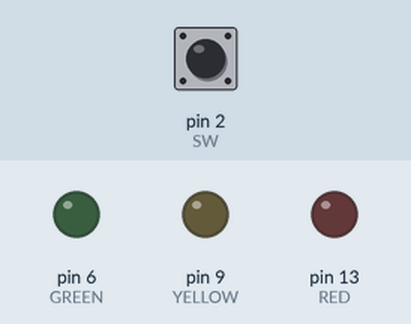
The sketch below on a simulated Arduino Uno, built with avr-gcc and run on an emulated ATmega328P. On the bench: output pins drawn as LEDs (lit = HIGH). Inputs (shaded band) come from the test bench; at power-on: pin 2 (SW) LOW.

Above: at 1.2 s.
1.3 s: pin 2 (SW) pulled HIGH for 0.15 s
At 2.4 s:
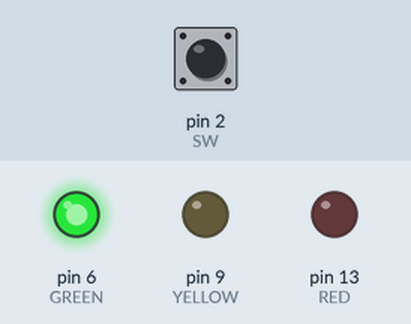
At 8.2 s:
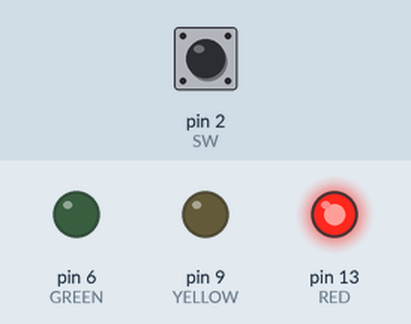
10.4 s: pin 2 (SW) pulled HIGH for 1 s
At 16.7 s:
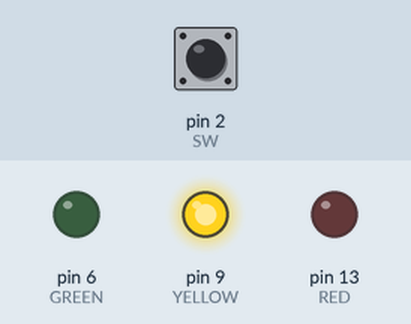
Timing chart, 0 to 22.8 s (numbered marks = the images above; inputs shaded):
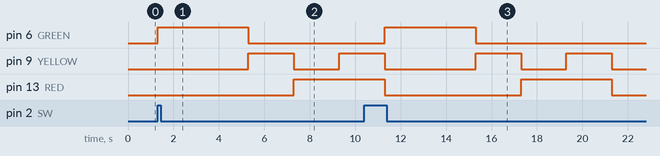

The sketch:

switch_multiled_traffic.ino
```cpp
/*
*/

const int SW = 2;
const int RED = 13;
const int YELLOW = 9;
const int GREEN = 6;

int buttonState = 0;

void lightsOn()
{
  digitalWrite(GREEN, HIGH);
  delay(4000);
  digitalWrite(GREEN, LOW);
  digitalWrite(YELLOW, HIGH);
  delay(2000);
  digitalWrite(YELLOW, LOW);
  digitalWrite(RED, HIGH);
  delay(2000);
  digitalWrite(YELLOW, HIGH);
  delay(2000);
  digitalWrite(RED, LOW);
  digitalWrite(YELLOW, LOW);
}

void lightsOff()
{
  digitalWrite(RED, LOW);
  digitalWrite(YELLOW, LOW);
  digitalWrite(GREEN, LOW);
}

void setup()
{
  pinMode(SW, INPUT);
  pinMode(RED, OUTPUT);
  pinMode(YELLOW, OUTPUT);
  pinMode(GREEN, OUTPUT);
}

void loop()
{

  // read the state of the pushbutton value
  buttonState = digitalRead(SW);
  // check if pushbutton is pressed.  if it is, the
  // buttonState is HIGH
  if (buttonState == HIGH) {
    lightsOn();
    } else {
    lightsOff();
  }
}
```

Measured:
- after the input at 1.3 s, pin 6 (GREEN): LOW → HIGH at once, → LOW 4.0 s later; pin 9 (YELLOW): LOW → HIGH after 4.0 s, → LOW 2.0 s later, → HIGH 2.0 s later; pin 13 (RED): LOW → HIGH after 6.0 s
- after the input at 10.4 s, pin 6 (GREEN): LOW → HIGH after 0.90 s, → LOW 4.0 s later
